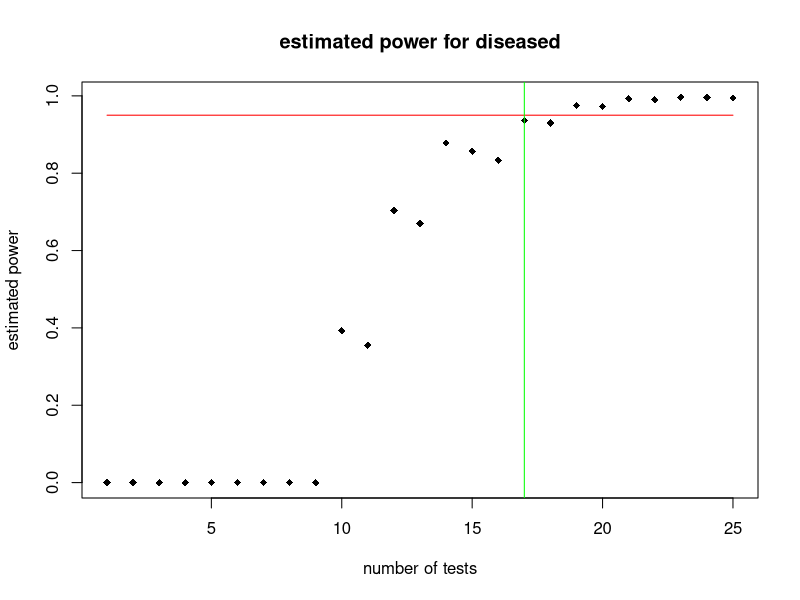
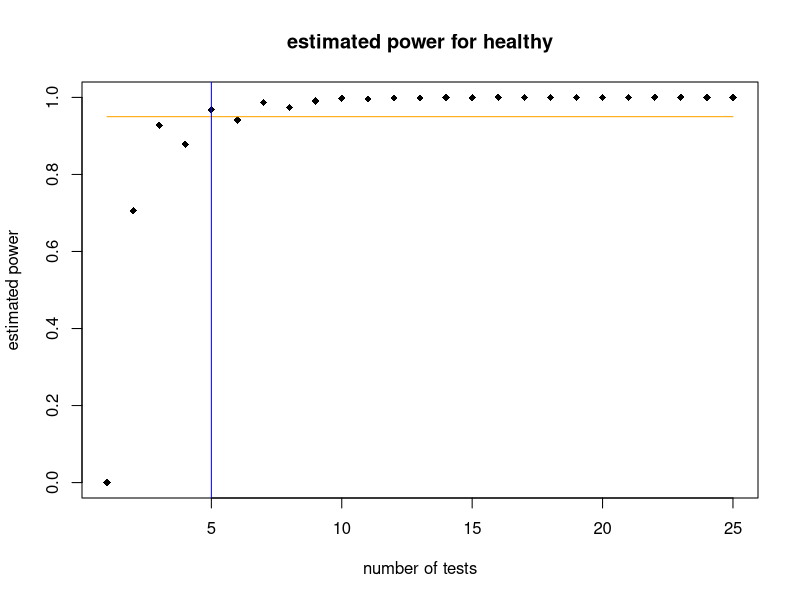
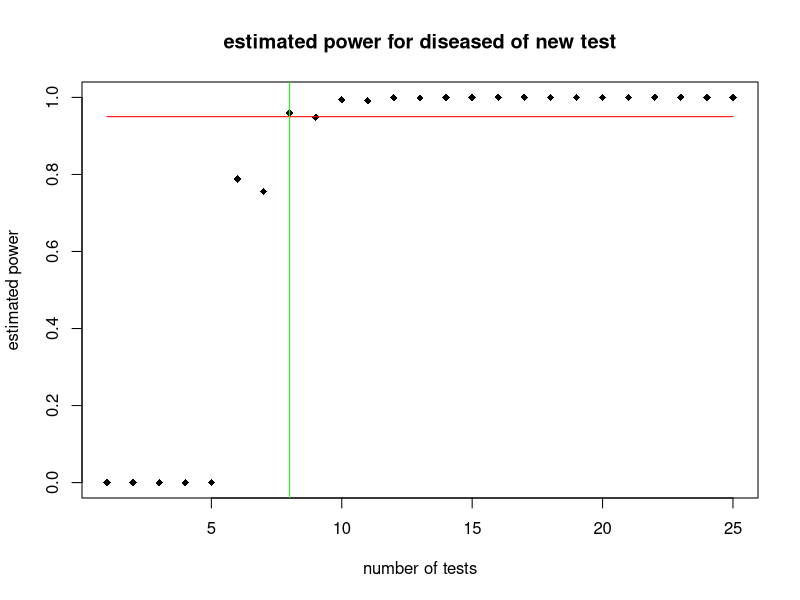
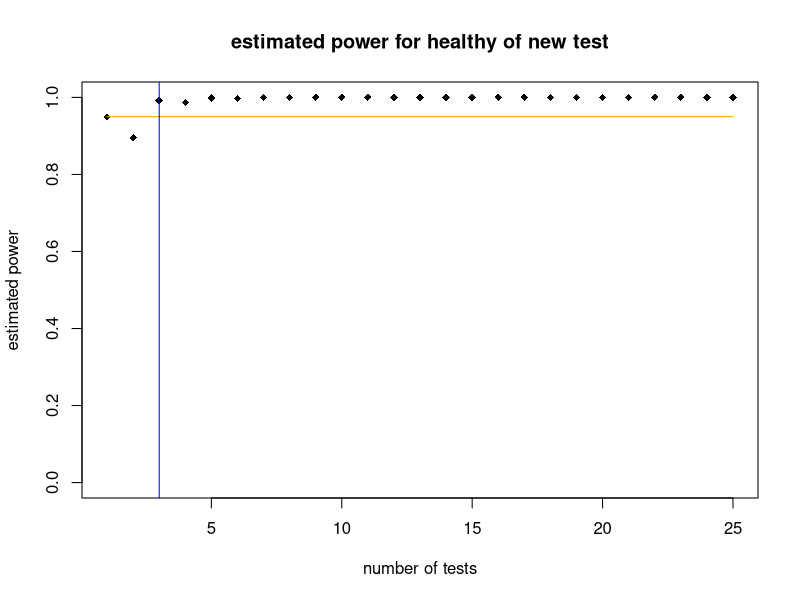

These figures' R source, in order:
## ---- chunk 1
#first generated 2 functions, one to simulate data, and one to estimate power

#get data function
getData <- function(likelihood, numPts)
{
  d <- vector(mode = "integer", length = numPts)
  
  for(i in 1:numPts)
  {
    if(runif(1) <= likelihood[1])
    {
      d[i] <- 1
    }
    else
    {
      d[i] <- 2
    }
  }
  
  return(d)
}

#estmated power function
estimatedPower <- function(prob, likelihood_1, likelihood_2, numTests, numSimulationsPerCycle)
{
  t <- 1:numTests
  s <- numSimulationsPerCycle
  
  avgPosterior <- vector(length = length(t))
  estPower <- vector(length = length(t))
  
  for(i in t)
  {
    posteriorValues <- vector(length = s)
    
    for(j in 1:s)
    {
      p <- prob
      
      data <- getData(likelihood_1, t[i])
      
      for(k in 1:length(data))
      {
        denom <- likelihood_2[data[k]]*p[2]+likelihood_1[data[k]]*p[1]
          
        p[1] = p[1]*likelihood_1[data[k]]/denom
        p[2] = p[2]*likelihood_2[data[k]]/denom
      }
      
      posteriorValues[j] = p[1]
    }
    
    avgPosterior[i] = mean(posteriorValues)
    estPower[i] <- sum(posteriorValues >= 1-0.0001)/s
  }
  
  return(estPower)
}
## ---- chunk 2
#probability of having the disease and being healthy
probOfDisease <- c(0.001, 0.999)

#likelibhoods given a positive, negative result
likelihoodGivenDisease <- c(0.91, 0.09)
likelihoodGivenHealthy <- c(0.16, 0.84)

diseased <- estimatedPower(probOfDisease, likelihoodGivenDisease, likelihoodGivenHealthy, 25, 10000)
print(diseased)
## ---- chunk 3
numberOfTests <-1:25

plot(numberOfTests, diseased, main = "estimated power for diseased", xlab = "number of tests", ylab = "estimated power", pch = 18)
lines(numberOfTests, rep(0.95, length(numberOfTests)), col = "red")
abline(v = 17, col = "green")
## ---- chunk 4
#probability of having the disease and being healthy
probOfHealthy <- c(0.999, 0.001)

#need to flip the probability vector here since we are asking about healthy patients now and reverse the order of healthy and diseased likelihoods since we are asking about healthy patients

healthy <- estimatedPower(probOfHealthy, likelihoodGivenHealthy, likelihoodGivenDisease, 25, 10000)
print(healthy)
## ---- chunk 5
plot(numberOfTests,  healthy, main = "estimated power for healthy", xlab = "number of tests", ylab = "estimated power", pch = 18)
lines(numberOfTests, rep(0.95, length(numberOfTests)), col = "orange")
abline(v = 5, col = "blue")
## ---- chunk 6
#cost of test (dollars), number of patients (number of test to run), and number of repeats of test per patient
costOfTest = 1
numberOfPatients = 1000000
numberOfTestsPerPatient = 17

#projected cost in dollars
projectedCost = costOfTest*numberOfPatients*numberOfTestsPerPatient
print(projectedCost)
## ---- chunk 7
#likelibhoods given a positive, negative result for the new test
likelihoodGivenDisease_newTest <- c(0.96, 0.04)
likelihoodGivenHealthy_newTest <- c(0.05, 0.95)

#probabilty of disease is still the same

diseased_newTest <- estimatedPower(probOfDisease, likelihoodGivenDisease_newTest, likelihoodGivenHealthy_newTest, 25, 10000)
print(diseased_newTest)
## ---- chunk 8
plot(numberOfTests, diseased_newTest, main = "estimated power for diseased of new test", xlab = "number of tests", ylab = "estimated power", pch = 18)
lines(numberOfTests, rep(0.95, length(numberOfTests)), col = "red")
abline(v = 8, col = "green")
## ---- chunk 9
#use the reverse healthy probability vector here since we are asking about healthy patients now and reverse the order of healthy and diseased likelihoods since we are asking about healthy patients for the new test

healthy_newTest <- estimatedPower(probOfHealthy, likelihoodGivenHealthy_newTest, likelihoodGivenDisease_newTest, 25, 10000)
print(healthy_newTest)
## ---- chunk 10
plot(numberOfTests, healthy_newTest, main = "estimated power for healthy of new test", xlab = "number of tests", ylab = "estimated power", pch = 18, ylim = c(0,1))
lines(numberOfTests, rep(0.95, length(numberOfTests)), col = "orange")
abline(v = 3, col = "blue")
## ---- chunk 11
#new test parametrics
numberOfTestsPerPatient_newTest = 8

#what the hospital should pay for the new test per capita, assuming they don't pay more than 17 million in total

costOfTest_newTest = projectedCost/(numberOfTestsPerPatient_newTest*numberOfPatients)
print(costOfTest_newTest)
